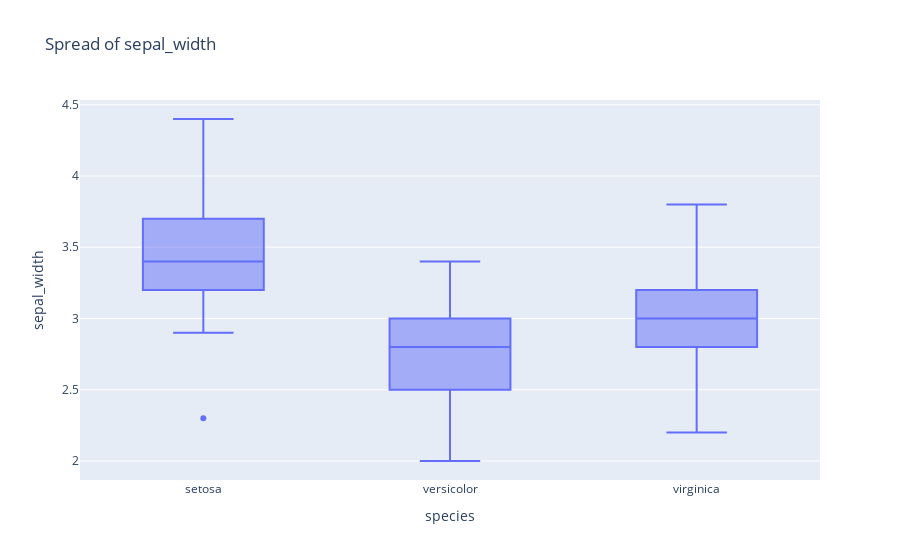
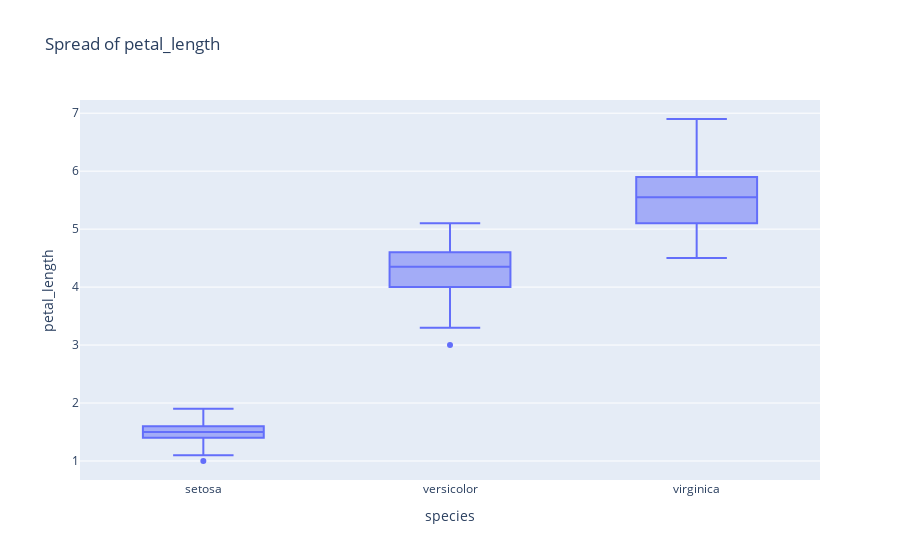
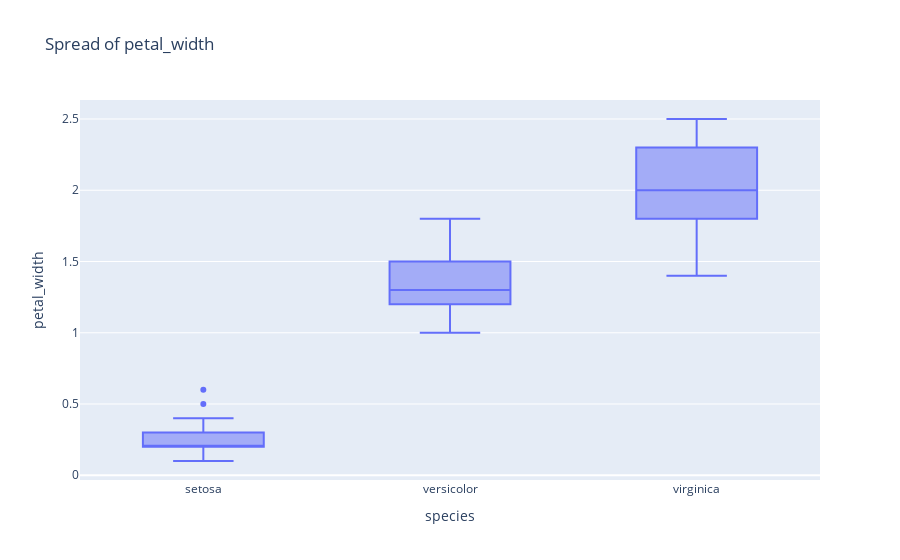
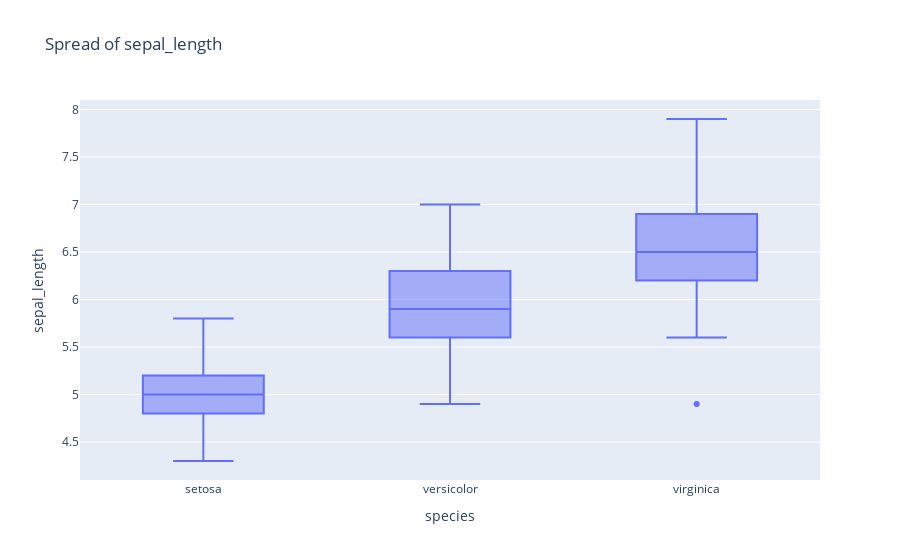

These figures' notebook cell, in order:
### Code cell
# create box plot
for col in ['sepal_width', 'petal_length', 'petal_width', 'sepal_length']:
    plot = px.box(data_frame=df,
                    y=col,
                    x='species',
                    title='Spread of {}'.format(col))
    plot.show()

### Figure 1 — Plotly figure (JSON) as saved in the notebook; plotly's stock layout.template omitted (floating-point values rounded to 4 significant figures; data arrays with more than 128 entries replaced by an {"elided": "..."} marker saying what was removed)
{"data": [{"alignmentgroup": "True", "hovertemplate": "species=%{x}<br>sepal_width=%{y}<extra></extra>", "legendgroup": "", "marker": {"color": "#636efa"}, "name": "", "notched": false, "offsetgroup": "", "orientation": "v", "showlegend": false, "x": {"elided": "150 str values"}, "x0": " ", "xaxis": "x", "y": {"elided": "150 float values"}, "y0": " ", "yaxis": "y", "type": "box"}], "layout": {"xaxis": {"anchor": "y", "domain": [0.0, 1.0], "title": {"text": "species"}}, "yaxis": {"anchor": "x", "domain": [0.0, 1.0], "title": {"text": "sepal_width"}}, "legend": {"tracegroupgap": 0}, "title": {"text": "Spread of sepal_width"}, "boxmode": "group"}}

### Figure 2 — Plotly figure (JSON) as saved in the notebook; plotly's stock layout.template omitted (floating-point values rounded to 4 significant figures; data arrays with more than 128 entries replaced by an {"elided": "..."} marker saying what was removed)
{"data": [{"alignmentgroup": "True", "hovertemplate": "species=%{x}<br>petal_length=%{y}<extra></extra>", "legendgroup": "", "marker": {"color": "#636efa"}, "name": "", "notched": false, "offsetgroup": "", "orientation": "v", "showlegend": false, "x": {"elided": "150 str values"}, "x0": " ", "xaxis": "x", "y": {"elided": "150 float values"}, "y0": " ", "yaxis": "y", "type": "box"}], "layout": {"xaxis": {"anchor": "y", "domain": [0.0, 1.0], "title": {"text": "species"}}, "yaxis": {"anchor": "x", "domain": [0.0, 1.0], "title": {"text": "petal_length"}}, "legend": {"tracegroupgap": 0}, "title": {"text": "Spread of petal_length"}, "boxmode": "group"}}

### Figure 3 — Plotly figure (JSON) as saved in the notebook; plotly's stock layout.template omitted (floating-point values rounded to 4 significant figures; data arrays with more than 128 entries replaced by an {"elided": "..."} marker saying what was removed)
{"data": [{"alignmentgroup": "True", "hovertemplate": "species=%{x}<br>petal_width=%{y}<extra></extra>", "legendgroup": "", "marker": {"color": "#636efa"}, "name": "", "notched": false, "offsetgroup": "", "orientation": "v", "showlegend": false, "x": {"elided": "150 str values"}, "x0": " ", "xaxis": "x", "y": {"elided": "150 float values"}, "y0": " ", "yaxis": "y", "type": "box"}], "layout": {"xaxis": {"anchor": "y", "domain": [0.0, 1.0], "title": {"text": "species"}}, "yaxis": {"anchor": "x", "domain": [0.0, 1.0], "title": {"text": "petal_width"}}, "legend": {"tracegroupgap": 0}, "title": {"text": "Spread of petal_width"}, "boxmode": "group"}}

### Figure 4 — Plotly figure (JSON) as saved in the notebook; plotly's stock layout.template omitted (floating-point values rounded to 4 significant figures; data arrays with more than 128 entries replaced by an {"elided": "..."} marker saying what was removed)
{"data": [{"alignmentgroup": "True", "hovertemplate": "species=%{x}<br>sepal_length=%{y}<extra></extra>", "legendgroup": "", "marker": {"color": "#636efa"}, "name": "", "notched": false, "offsetgroup": "", "orientation": "v", "showlegend": false, "x": {"elided": "150 str values"}, "x0": " ", "xaxis": "x", "y": {"elided": "150 float values"}, "y0": " ", "yaxis": "y", "type": "box"}], "layout": {"xaxis": {"anchor": "y", "domain": [0.0, 1.0], "title": {"text": "species"}}, "yaxis": {"anchor": "x", "domain": [0.0, 1.0], "title": {"text": "sepal_length"}}, "legend": {"tracegroupgap": 0}, "title": {"text": "Spread of sepal_length"}, "boxmode": "group"}}
